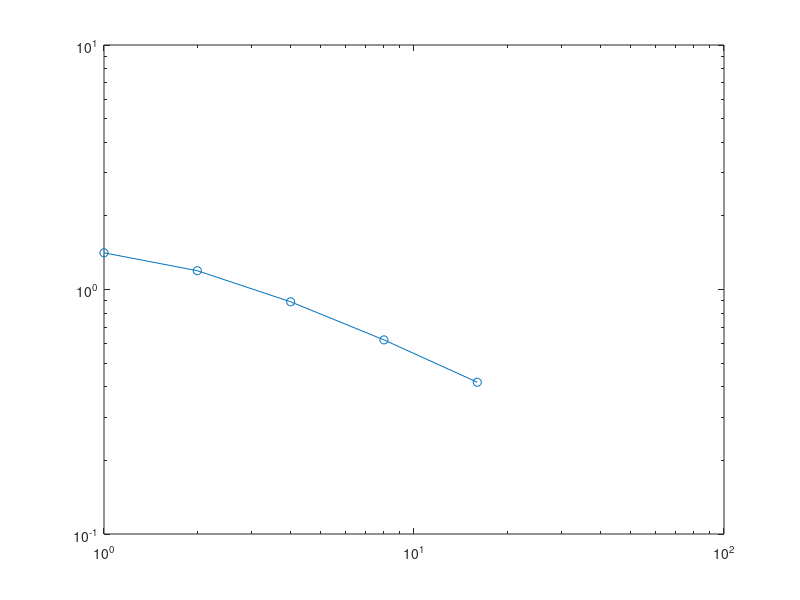

Recreate this plot in MATLAB.
clear all
close all


T = [5.2855 7.68844 11.5905 21.6132 41.5713];
P = [16 8 4 2 1];

loglog(P,T,'-o');
xlabel('# of threads');
ylabel('time [s]');
title('64^3 degree of freedoms')
xlim([1 16]);

(log(T(1))-log(T(5))) / (log(P(1))-log(P(5)))

T(5)/T(1)

T = [5.73453  2.58304 1.26081 0.701893 0.50098]
P = [16 8 4 2 1];
loglog(P,1./sqrt(T),'-o');